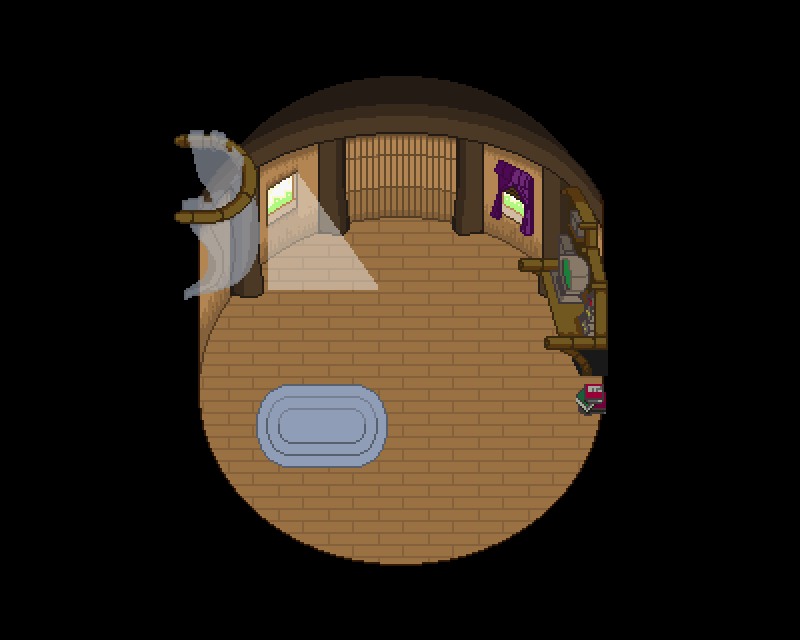

A 2D game scene composited from a Tiled map and its tileset images. What follows is a short description and the map's XML, with each tile layer's data collapsed to a summary:
An orthogonal 25x20 tile map with 32x32 px tiles, 5 tile layers (floor, above, above2, nighthide, ...), 2 hidden layers not drawn, 4 tilesets and 13 objects (11x BasicNPC, Door, Player).

<map version="1.0" tiledversion="1.1.5" orientation="orthogonal" renderorder="right-down" width="25" height="20" tilewidth="32" tileheight="32" infinite="0" nextobjectid="18">
 <properties>
  <property name="battlebg" type="file" value="../art/backgrounds/robotropolis1.png" />
  <property name="ignorenight" type="bool" value="true" />
  <property name="onload" type="file" value="actions/sallyhut.lua" />
  <property name="regionName" value="Sally's Hut" />
 </properties>
 <tileset firstgid="1" name="knotholehut" tilewidth="32" tileheight="32" tilecount="1044" columns="29">
  <image source="../art/tiles/knotholehutinterior.png" trans="000000" width="950" height="1170" />
 </tileset>
 <tileset firstgid="1045" source="knothole.tsx" />
 <tileset firstgid="4529" source="robotropolis.tsx" />
 <tileset firstgid="8029" source="knotholeindoors.tsx" />
 <layer name="floor" width="25" height="20">
  <data>[500 cells, 208 non-empty, 208 distinct tile ids]</data>
 </layer>
 <layer name="above" width="25" height="20">
  <data>[500 cells, 42 non-empty, 42 distinct tile ids]</data>
 </layer>
 <layer name="above2" width="25" height="20">
  <data>[500 cells, 25 non-empty, 25 distinct tile ids]</data>
 </layer>
 <layer name="nighthide" width="25" height="20" opacity="0">
  <data>[500 cells, 24 non-empty, 24 distinct tile ids]</data>
 </layer>
 <objectgroup name="lower" />
 <objectgroup name="objects">
  <!-- 13 objects omitted --></objectgroup>
 <layer name="top" width="25" height="20">
  <data>[500 cells, 20 non-empty, 20 distinct tile ids]</data>
 </layer>
 <layer name="Collision" width="25" height="20" visible="0">
  <data>[500 cells, 21 non-empty, 1 distinct tile ids]</data>
 </layer>
 <layer name="BunnyExtCollision" width="25" height="20" visible="0">
  <data>[500 cells, 0 non-empty, 0 distinct tile ids]</data>
 </layer>
</map>
<!-- 13 of 13 objects omitted -->
